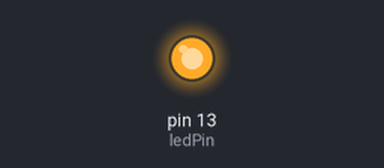
Recording of a sketch running on a simulated Arduino Uno, built with avr-gcc and run on an emulated ATmega328P. Parts: output pins drawn as LEDs (lit = HIGH). Random numbers use the default seed unless the sketch sets one.

Above: at 0.1 s.
Timing chart, 0 to 1.6 s (numbered marks = the images above):
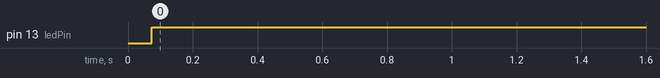

Measured:
- by itself, pin 13 (ledPin): LOW → HIGH at 0.07 s

The sketch:

fs6.ino
```cpp
#include <Arduino.h>
// Constants
const int inputSize = 13;        // Number of input neurons
const int hiddenSize = 10;       // Number of hidden neurons
const int outputSize = 1;        // Number of output neurons
const int sequenceLength = 255;  // Length of the sequence to be predicted
const int ledPin = 13;           // Pin for the LED display
// Variables
float inputs[inputSize];                  // Input sequence
float outputs[outputSize];                // Output sequence
float hidden[hiddenSize];                 // Hidden state
float weightsIH[hiddenSize][inputSize];   // Input-hidden weights
float weightsHH[hiddenSize][hiddenSize];  // Hidden-hidden weights
float weightsHO[outputSize][hiddenSize];  // Hidden-output weights
float biasH[hiddenSize];                  // Hidden biases
float biasO[outputSize];                  // Output biases
float threshold = 0.01;                   // Prediction threshold
bool predict = false;                     // Flag for starting prediction sequence
//
void initializeWeights() {
  // Initialize input-hidden weights
  for (int i = 0; i < hiddenSize; i++) {
    for (int j = 0; j < inputSize; j++) {
      weightsIH[i][j] = random(-100, 100) / 100.0;
    }
  }
  // Initialize hidden-hidden weights
  for (int i = 0; i < hiddenSize; i++) {
    for (int j = 0; j < hiddenSize; j++) {
      weightsHH[i][j] = random(-100, 100) / 100.0;
    }
  }
  // Initialize hidden-output weights
  for (int i = 0; i < outputSize; i++) {
    for (int j = 0; j < hiddenSize; j++) {
      weightsHO[i][j] = random(-100, 100) / 100.0;
    }
  }
  // Initialize biases
  for (int i = 0; i < hiddenSize; i++) {
    biasH[i] = random(-100, 100) / 100.0;
  }
  for (int i = 0; i < outputSize; i++) {
    biasO[i] = random(-100, 100) / 100.0;
  }
}
///////////////////  forwardPass ///////////////////////////
void forwardPass(float* input, float* output, float* hidden) {
  // Compute hidden state
  for (int i = 0; i < hiddenSize; i++) {
    hidden[i] = 0;
    for (int j = 0; j < inputSize; j++) {
      hidden[i] += weightsIH[i][j] * input[j];
    }
    for (int j = 0; j < hiddenSize; j++) {
      hidden[i] += weightsHH[i][j] * hidden[j];
    }
    hidden[i] += biasH[i];
    hidden[i] = activation(hidden[i]);
  }
  // Compute output
  for (int i = 0; i < outputSize; i++) {
    output[i] = 0;
    for (int j = 0; j < hiddenSize; j++) {
      output[i] += weightsHO[i][j] * hidden[j];
    }
    output[i] += biasO[i];
    output[i] = activation(output[i]);
  }
}
///////////////////// Sigmoid activation function/////////////////////
float activation(float x) {
  // Sigmoid activation function
  return 1.0 / (1.0 + exp(-x));
}
///////////////////////////////////////////////////////////////////////
void readPoten() {
  // Read poten value and map to prediction threshold
  int potValue = 0.5;  // exemple
}
///////////////////////////////////////////////////////////////////////
void startPrediction() {
  // Initialize input sequence with random values
  for (int i = 0; i < sequenceLength; i++) {
    inputs[i] = random(0, 10) / 10.0;
  }
  ///////////////////////////////////////////////////////////////////////
  // Set flag to start prediction sequence
  predict = true;
}
//////////////////////////////////////////////////////////////////////////
void setup() {
  // Setup pins
  Serial.begin(115200);
  pinMode(ledPin, OUTPUT);
  // Initialize weights and biases
  initializeWeights();
}

void loop() {
  // Read potentiometer value and adjust threshold
  readPoten();
  // Check if start button is pressed

  startPrediction();

  if (predict) {
    forwardPass(inputs, outputs, hidden);

    // Output predicted value on LED display
    if (outputs[0] > threshold) {
      digitalWrite(ledPin, HIGH);
    } else {
      digitalWrite(ledPin, LOW);
    }

    // Shift input sequence
    for (int i = sequenceLength - 1; i > 0; i--) {
      inputs[i] = inputs[i - 1];
    }
    inputs[0] = outputs[0];
  }
}
```
